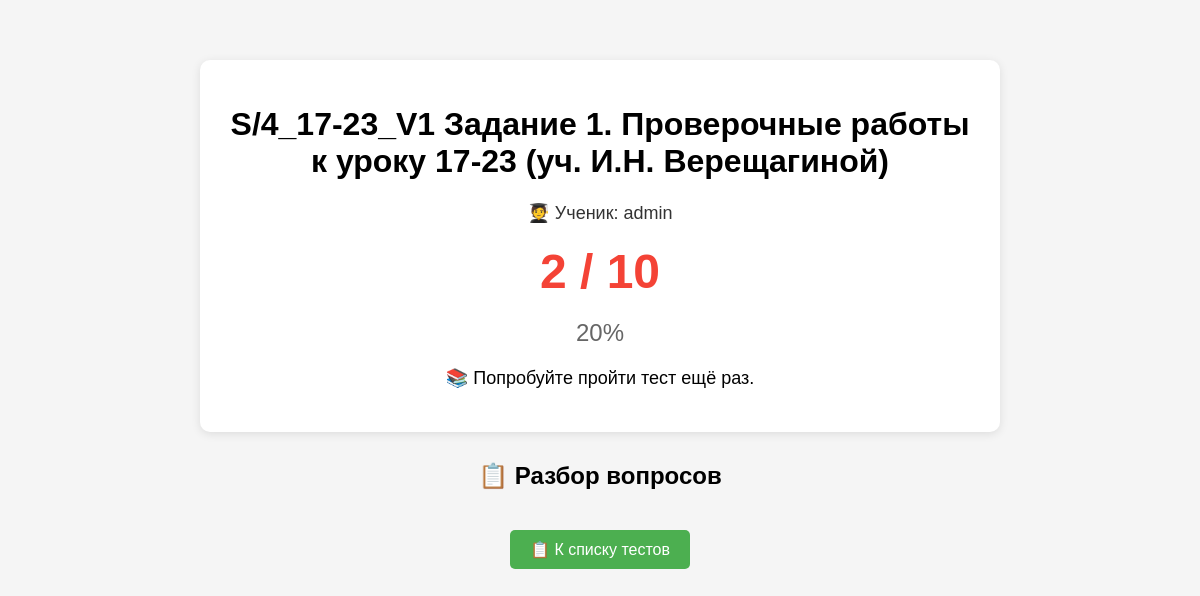
/tests/result/7/ (signed in), run on the app's committed database.
### tests/models.py (models this page shows, shortened)
class Test(models.Model):
    title = models.CharField(max_length=200)
    description = models.TextField(blank=True)
    author = models.ForeignKey(settings.AUTH_USER_MODEL, on_delete=models.CASCADE)
    created_at = models.DateTimeField(auto_now_add=True)
    last_activity = models.DateTimeField(auto_now=True)
    tags = models.ManyToManyField('Tag', blank=True)

### accounts/models.py (models this page shows, shortened)
class User(AbstractUser):
    ROLE_CHOICES = [
        ('teacher', 'Учитель'),
        ('moderator', 'Модератор'),
        ('admin', 'Администратор'),
    ]
    role = models.CharField(max_length=20, choices=ROLE_CHOICES, default='teacher')

### tests/views.py (the view, shortened to what this page needs)
# urls.py: path('result/<int:result_id>/', views.test_result, name='test_result'),
def test_result(request, result_id):
    result = get_object_or_404(Result, id=result_id)
    if result.student and result.student != request.user:
        messages.error(request, 'Это не ваш результат!')
        return redirect('test_list')
    percent = int(result.score / result.total * 100) if result.total > 0 else 0
    if result.first_name and result.last_name:
        student_name = f"{result.first_name} {result.last_name}"
    elif result.student:
        student_name = result.student.username
    else:
        student_name = "Аноним"
    student_answers = result.answers.all().select_related('question', 'selected_answer')
    questions_details = []
    return render(request, 'tests/test_result.html', {
        'result': result,
        'test': result.test,
        'score': result.score,
        'total': result.total,
        'percent': percent,
        'student_name': student_name,
        'questions_details': questions_details,
    })

### templates/tests/test_result.html (shortened to what this page needs)
<!DOCTYPE html>
<html>
<head>
</head>
<body>
    <div class="result-card">
        <h1>{{ test.title }}</h1>
        <div class="student-name">🧑‍🎓 Ученик: {{ student_name }}</div>
        <div class="score {% if percent >= 70 %}pass{% else %}fail{% endif %}">
            {{ score }} / {{ total }}
        </div>
        <div class="percent">
            {{ percent }}%
        </div>
        <p style="text-align: center; font-size: 18px;">
            {% if percent >= 80 %}
                🎉 Отлично!
            {% elif percent >= 60 %}
                📘 Хорошо!
            {% elif percent >= 40 %}
                📖 Неплохо, но есть над чем работать.
            {% else %}
                📚 Попробуйте пройти тест ещё раз.
            {% endif %}
        </p>
    </div>
    <h2>📋 Разбор вопросов</h2>
    <div style="text-align: center;">
        <a href="{% url 'test_list' %}" class="back-link">📋 К списку тестов</a>
    </div>
</body>
</html>

### templates/tests/test_result.html (style rules this page uses)
body { font-family: Arial, sans-serif; max-width: 800px; margin: 40px auto; padding: 20px; background: #f5f5f5; }
.result-card { background: white; padding: 25px; border-radius: 10px; box-shadow: 0 2px 10px rgba(0,0,0,0.1); margin-bottom: 30px; }
.score { font-size: 48px; font-weight: bold; text-align: center; margin: 20px 0; }
.score.fail { color: #f44336; }
.percent { text-align: center; font-size: 24px; color: #666; margin-bottom: 20px; }
.back-link { display: inline-block; margin-top: 20px; background: #4CAF50; color: white; padding: 10px 20px; text-decoration: none; border-radius: 5px; }
h1, h2 { text-align: center; }
.student-name { text-align: center; font-size: 18px; margin: 10px 0; color: #333; }

### data on the page
Test: title "S/4_17-23_V1 Задание 1. Проверочные работы к уроку 17-23 (уч. И.Н. Верещагиной)"
User: username "admin"

### other printed values
{{ score }} "2"
{{ total }} "10"
{{ percent }} "20"
